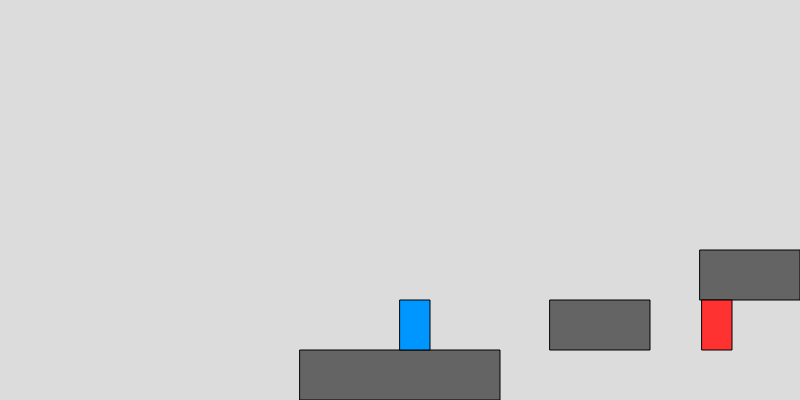
Frame 1 (no input)
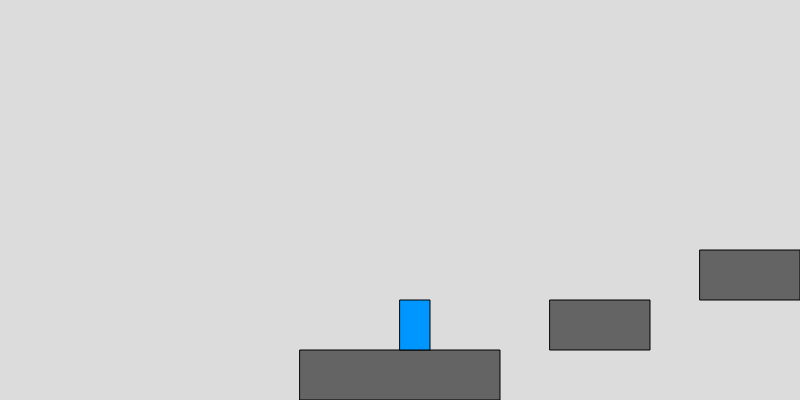
Frame 60 (no input)
Frame 120 (the mouse pressed at the canvas centre since frame 60): identical to frame 60, image omitted

The p5.js sketch that drew these frames (run headless with seeded random() and noise() and a simulated clock; from frame 60 on, the mouse is pressed at the canvas centre):

// p5.js sketch
// ── sketch.js
let player, enemy;
let platforms = [];
let gravity = 0.5;
let isJumping = false;
let moveSpeed = 5;
let cameraOffset = 0;

class Player {
  constructor() {
    this.x = 100;
    this.y = 300;
    this.width = 30;
    this.height = 50;
    this.velY = 0;
    this.jumping = false;
  }

  update() {
    this.velY += gravity;
    this.y += this.velY;

    if (this.y > 300) {
      this.y = 300;
      this.velY = 0;
      this.jumping = false;
    }

    // Simple platform collision
    for (let p of platforms) {
      if (
        this.x + this.width > p.x &&
        this.x < p.x + p.width &&
        this.y + this.height > p.y &&
        this.y + this.height < p.y + 20 &&
        this.velY > 0
      ) {
        this.y = p.y - this.height;
        this.velY = 0;
        this.jumping = false;
      }
    }
  }

  draw() {
    fill(0, 150, 255);
    rect(this.x, this.y, this.width, this.height);
  }

  jump() {
    if (!this.jumping) {
      this.velY = -12;
      this.jumping = true;
    }
  }

  move(direction) {
    if (direction === 'left') {
      this.x -= moveSpeed;
    } else if (direction === 'right') {
      this.x += moveSpeed;
    }
  }
}

class Enemy {
  constructor() {
    this.x = 400;
    this.y = 300;
    this.width = 30;
    this.height = 50;
    this.speed = 2;
    this.direction = 1;
  }

  update() {
    this.x += this.speed * this.direction;

    if (this.x > 600 || this.x < 0) {
      this.direction *= -1;
    }
  }

  draw() {
    fill(255, 50, 50);
    rect(this.x, this.y, this.width, this.height);
  }
}

function setup() {
  createCanvas(800, 400);
  player = new Player();
  enemy = new Enemy();

  // Create platforms
  platforms.push({ x: 0, y: 350, width: 200, height: 50 });
  platforms.push({ x: 250, y: 300, width: 100, height: 50 });
  platforms.push({ x: 400, y: 250, width: 100, height: 50 });
  platforms.push({ x: 550, y: 300, width: 100, height: 50 });
  platforms.push({ x: 700, y: 350, width: 200, height: 50 });
}

function draw() {
  background(220);

  // Simple camera follow
  cameraOffset = player.x - width / 2;
  translate(-cameraOffset, 0);

  // Draw platforms
  for (let p of platforms) {
    fill(100);
    rect(p.x, p.y, p.width, p.height);
  }

  // Update and draw enemy
  enemy.update();
  enemy.draw();

  // Update and draw player
  player.update();
  player.draw();

  // Simple interaction check
  let d = dist(player.x, player.y, enemy.x, enemy.y);
  if (d < 50) {
    fill(255, 255, 0);
    ellipse(width / 2, height / 2, 100, 100);
  }
}

function mousePressed() {
  player.jump();
}

function mouseDragged() {
  if (mouseX < width / 2) {
    player.move('left');
  } else {
    player.move('right');
  }
}
